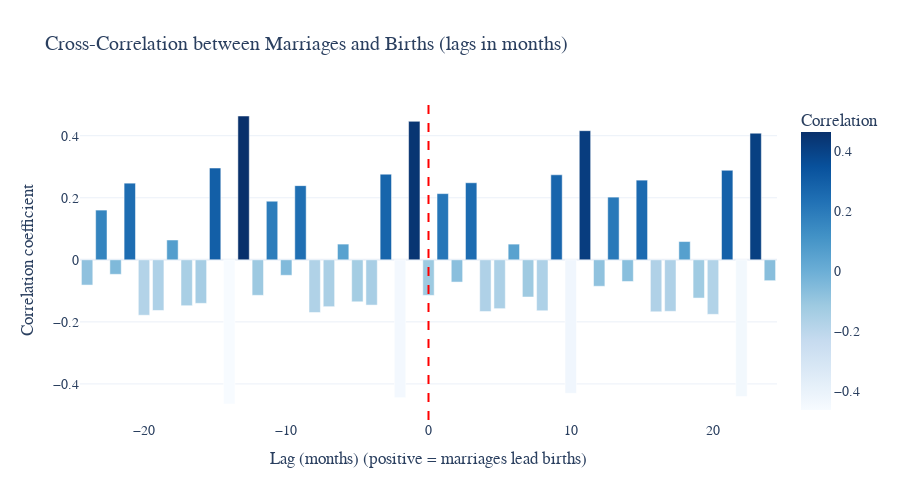

The notebook cell saved with this chart:
### Code cell
cc_df = pd.DataFrame({"Lag (months)": lags, "Correlation": cc_values})
fig = px.bar(
    cc_df, x="Lag (months)", y="Correlation",
    title="Cross-Correlation between Marriages and Births (lags in months)",
    color="Correlation", color_continuous_scale="Blues"
)
fig.add_vline(x=0, line_width=2, line_dash="dash", line_color="red")
fig.update_layout(
    template="plotly_white",
    font=dict(family="Times New Roman", size=14),
    xaxis_title="Lag (months) (positive = marriages lead births)",
    yaxis_title="Correlation coefficient",
    height=500
)
fig.show()

### Figure 1 — Plotly figure (JSON) as saved in the notebook; plotly's stock layout.template omitted (floating-point values rounded to 4 significant figures)
{"data": [{"hovertemplate": "Lag (months)=%{x}<br>Correlation=%{marker.color}<extra></extra>", "legendgroup": "", "marker": {"color": [-0.0814, 0.1603, -0.04677, 0.247, -0.1787, -0.1633, 0.06387, -0.148, -0.1403, 0.2957, -0.4647, 0.4635, -0.1145, 0.1888, -0.0499, 0.2391, -0.1699, -0.1511, 0.05066, -0.1353, -0.146, 0.276, -0.4442, 0.4463, -0.1147, 0.2133, -0.07171, 0.2483, -0.1667, -0.1575, 0.05058, -0.1199, -0.1642, 0.2739, -0.4304, 0.4162, -0.08532, 0.2021, -0.06986, 0.2568, -0.1675, -0.166, 0.05883, -0.1233, -0.1758, 0.2885, -0.4409, 0.408, -0.06732], "coloraxis": "coloraxis", "pattern": {"shape": ""}}, "name": "", "orientation": "v", "showlegend": false, "textposition": "auto", "type": "bar", "x": [-24, -23, -22, -21, -20, -19, -18, -17, -16, -15, -14, -13, -12, -11, -10, -9, -8, -7, -6, -5, -4, -3, -2, -1, 0, 1, 2, 3, 4, 5, 6, 7, 8, 9, 10, 11, 12, 13, 14, 15, 16, 17, 18, 19, 20, 21, 22, 23, 24], "xaxis": "x", "y": [-0.0814, 0.1603, -0.04677, 0.247, -0.1787, -0.1633, 0.06387, -0.148, -0.1403, 0.2957, -0.4647, 0.4635, -0.1145, 0.1888, -0.0499, 0.2391, -0.1699, -0.1511, 0.05066, -0.1353, -0.146, 0.276, -0.4442, 0.4463, -0.1147, 0.2133, -0.07171, 0.2483, -0.1667, -0.1575, 0.05058, -0.1199, -0.1642, 0.2739, -0.4304, 0.4162, -0.08532, 0.2021, -0.06986, 0.2568, -0.1675, -0.166, 0.05883, -0.1233, -0.1758, 0.2885, -0.4409, 0.408, -0.06732], "yaxis": "y"}], "layout": {"barmode": "relative", "coloraxis": {"colorbar": {"title": {"text": "Correlation"}}, "colorscale": [[0, "rgb(247,251,255)"], [0.125, "rgb(222,235,247)"], [0.25, "rgb(198,219,239)"], [0.375, "rgb(158,202,225)"], [0.5, "rgb(107,174,214)"], [0.625, "rgb(66,146,198)"], [0.75, "rgb(33,113,181)"], [0.875, "rgb(8,81,156)"], [1, "rgb(8,48,107)"]]}, "font": {"family": "Times New Roman", "size": 14}, "height": 500, "legend": {"tracegroupgap": 0}, "shapes": [{"line": {"color": "red", "dash": "dash", "width": 2}, "type": "line", "x0": 0, "x1": 0, "xref": "x", "y0": 0, "y1": 1, "yref": "y domain"}], "title": {"text": "Cross-Correlation between Marriages and Births (lags in months)"}, "xaxis": {"anchor": "y", "domain": [0, 1], "title": {"text": "Lag (months) (positive = marriages lead births)"}}, "yaxis": {"anchor": "x", "domain": [0, 1], "title": {"text": "Correlation coefficient"}}}}
